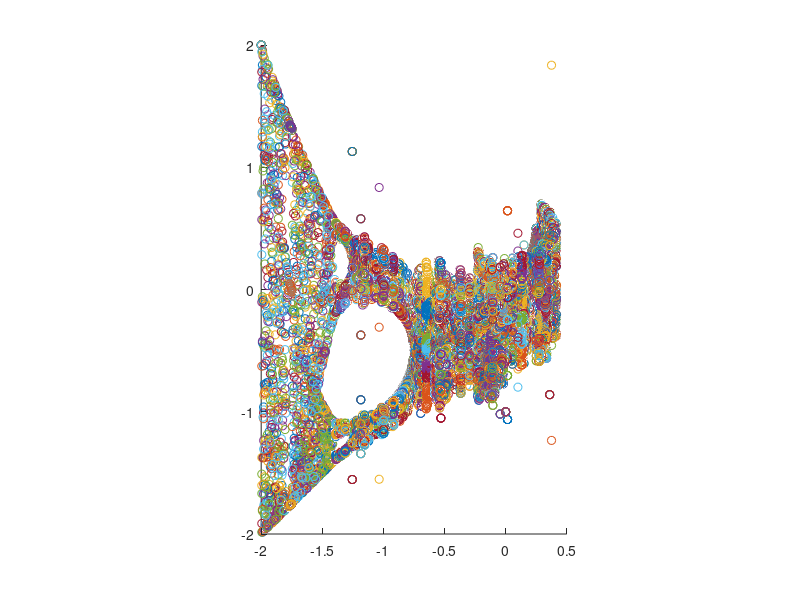

Source code (MATLAB):
%% Mandelbrot Set and Bifurcation Diagram
% Most people do know about Mandelbrot set and bifurcation diagram in dynamical system, 
% but many people do not know that these two pictures are essentially different angle of 
% the same picture.
n = 501;%point number on each diamation, should be an odd number so that x axis is sampled
X = linspace(-2,0.5,n);
Y = linspace(-1,1,n);
M = 3000;
[X,Y] = meshgrid(X,Y);
Z0 = X + 1i.*Y;
Z = Z0;
Zin = zeros(size(Z0));
for k = 1:M
%     Z = Z.^2 + Z0;
    Active = Zin==k-1;
    Z(Active) = Z(Active).^2 + Z0(Active);% Iterate only the points that are still in the circle.
    Zin(abs(Z)<2&Active) = Zin(abs(Z)<2&Active) + 1; % Record when a point iterate out of the circle.
end
%% 
clf
hold on
Zm = Zin>=M&abs(imag(Z))~=0;
for iter = 1:32% draw Mandelbrot Set
    hold on
    scatter3(X(Zm),Y(Zm),real(Z(Zm)),'r.')
    hold on
    Z = Z.^2 + Z0;
end
for iter = 1:16% draw bifurcation diagram
    hold on
    scatter3(X(imag(Z)==0),Y(imag(Z)==0),Z(imag(Z)==0),'b.')
    Z = Z.^2 + Z0;
end
zlim([-2,2])
xlim([-2,0.5])
ylim([-1,1])
axis equal
for angle = 90:-1:0
view([0,angle])
pause(0.1)
end
